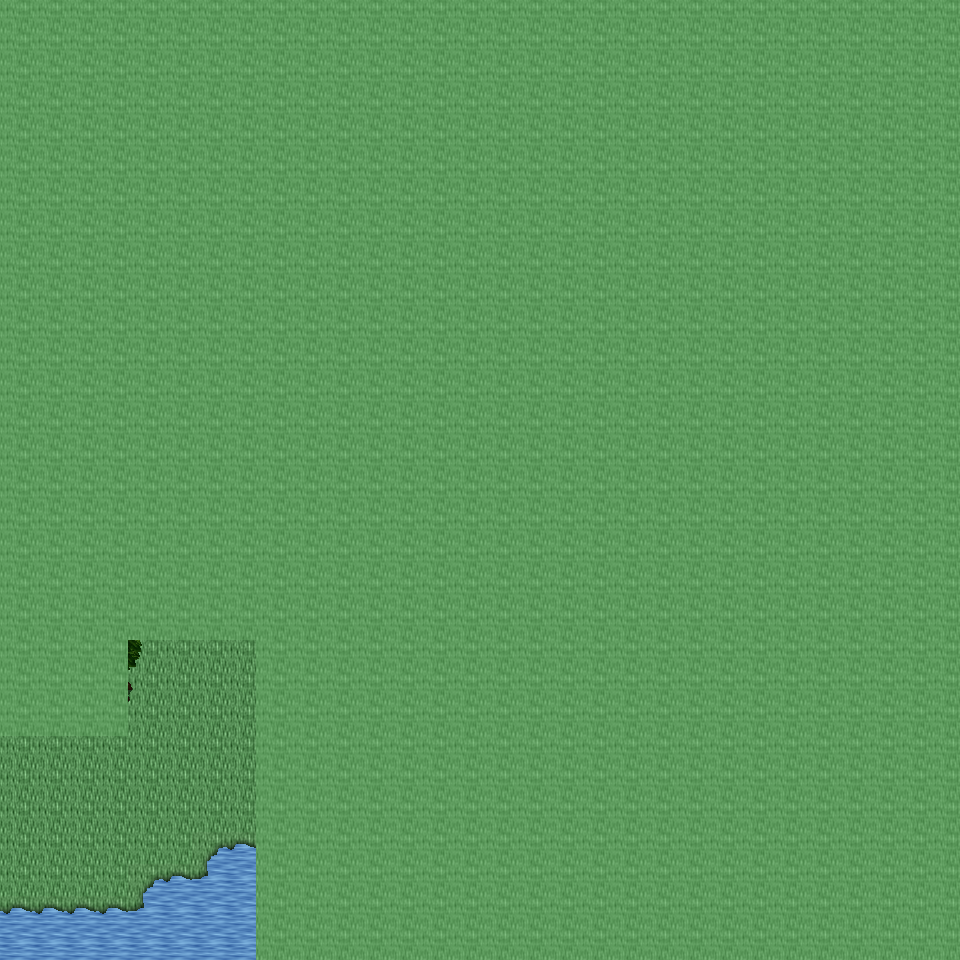

The image is a tile-based game level rendered from a .tmx file. Its description and source (layers, tilesets, objects; grid data summarised) follow:
An orthogonal 30x30 tile map with 32x32 px tiles, 6 tile layers (Ground, Object, Object2, Above, ...), 9 tilesets and 2 objects (2x mapchange).

<map version="1.0" orientation="orthogonal" renderorder="right-down" width="30" height="30" tilewidth="32" tileheight="32" nextobjectid="3">
  <tileset firstgid="1" name="tileset_ground_ground" tilewidth="32" tileheight="32" tilecount="33" columns="3">
    <image source="../drawable/tileset_ground_ground.png" width="96" height="352" />
  </tileset>
  <tileset firstgid="34" name="tileset_ground_water_pool" tilewidth="32" tileheight="32" tilecount="72" columns="3">
    <image source="../drawable/tileset_ground_water_pool.png" width="96" height="768" />
  </tileset>
  <tileset firstgid="106" name="tileset_plant_tree_tree_darkgreen" tilewidth="32" tileheight="32" tilecount="88" columns="8">
    <image source="../drawable/tileset_plant_tree_tree_darkgreen.png" width="256" height="352" />
  </tileset>
  <tileset firstgid="194" name="tileset_ground_grass_edges" tilewidth="32" tileheight="32" tilecount="36" columns="12">
    <image source="../drawable/tileset_ground_grass_edges.png" width="384" height="96" />
  </tileset>
  <tileset firstgid="230" name="tileset_ground_grass_corners" tilewidth="32" tileheight="32" tilecount="24" columns="6">
    <image source="../drawable/tileset_ground_grass_corners.png" width="192" height="128" />
  </tileset>
  <tileset firstgid="254" name="tileset_plant_flower_daisy_white" tilewidth="32" tileheight="32" tilecount="8" columns="2">
    <image source="../drawable/tileset_plant_flower_daisy_white.png" width="64" height="128" />
  </tileset>
  <tileset firstgid="262" name="tileset_plant_grasses" tilewidth="32" tileheight="32" tilecount="6" columns="3">
    <image source="../drawable/tileset_plant_grasses.png" width="96" height="64" />
  </tileset>
  <tileset firstgid="268" name="tileset_ground_pothole" tilewidth="32" tileheight="32" tilecount="4" columns="4">
    <image source="../drawable/tileset_ground_pothole.png" width="128" height="32" />
  </tileset>
  <tileset firstgid="272" name="tileset_logic_collision" tilewidth="32" tileheight="32" tilecount="1" columns="1">
    <image source="../drawable/tileset_logic_collision.png" width="32" height="32" />
  </tileset>
  <layer name="Ground" width="30" height="30">
    <data>[900 cells, 900 non-empty, 2 distinct tile ids]</data>
  </layer>
  <layer name="Object" width="30" height="30">
    <data>[900 cells, 110 non-empty, 25 distinct tile ids]</data>
  </layer>
  <layer name="Object2" width="30" height="30">
    <data>[900 cells, 0 non-empty, 0 distinct tile ids]</data>
  </layer>
  <layer name="Above" width="30" height="30">
    <data>[900 cells, 539 non-empty, 30 distinct tile ids]</data>
  </layer>
  <layer name="Above2" width="30" height="30">
    <data>[900 cells, 0 non-empty, 0 distinct tile ids]</data>
  </layer>
  <layer name="Walkable" width="30" height="30">
    <data>[900 cells, 832 non-empty, 1 distinct tile ids]</data>
  </layer>
  <objectgroup name="MapEvents">
    <object id="1" name="south" type="mapchange" x="0" y="928" width="256" height="32">
      <properties>
        <property name="map" value="0_ados_mountain_n2_w2_x4_y3" />
        <property name="place" value="north" />
      </properties>
    </object>
    <object id="2" name="west" type="mapchange" x="0" y="736" width="32" height="224">
      <properties>
        <property name="map" value="0_ados_mountain_n2_w2_x3_y2" />
        <property name="place" value="east" />
      </properties>
    </object>
  </objectgroup>
</map>
